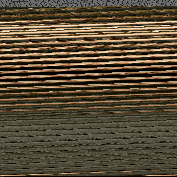
#> input picture Path Planning And Computer Vision Puzzle/Level1.png, 177 x 177 px
$ python Task3a.py
#> lines starting #> are read from the running program, lines starting #| are printed output that depends on the picture
import cv2

pic=cv2.imread('Level1.png',0)
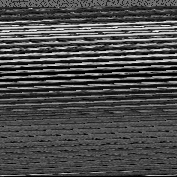
#> pic: shape (177, 177); min 0, max 252, mean 76.1

for j in range(7):
    for i in pic[j]:
        print(chr(i),end="")

$ run again, with Path Planning And Computer Vision Puzzle/maze_lv3.png copied over Path Planning And Computer Vision Puzzle/Level1.png
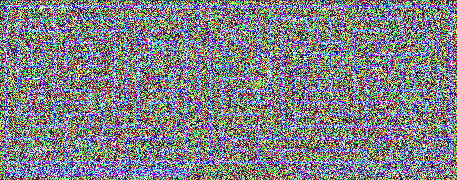
#> input picture Path Planning And Computer Vision Puzzle/maze_lv3.png, 457 x 180 px
#> `pic=cv2.imread('Level1.png',0)`:
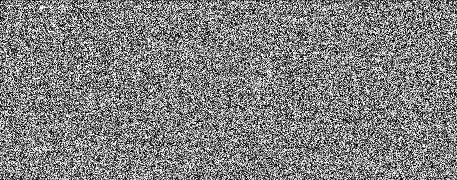
#> pic: shape (180, 457); min 0, max 252, mean 128.3
